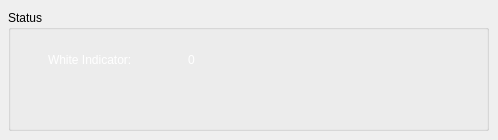
        <widget class="QWidget" name="Status">
         <widget class="QGroupBox" name="groupBox_status">
          <property name="geometry">
           <rect>
            <x>8</x>
            <y>10</y>
            <width>481</width>
            <height>121</height>
           </rect>
          </property>
          <property name="styleSheet">
           <string notr="true">#groupBox_camera{
	color: rgb(255, 255, 255);
 border: 2px solid white;
border-radius: 5px;
	
}</string>
          </property>
          <property name="title">
           <string>Status</string>
          </property>
          <widget class="QLabel" name="M_st_ups_label">
           <property name="geometry">
            <rect>
             <x>40</x>
             <y>130</y>
             <width>111</width>
             <height>31</height>
            </rect>
           </property>
           <property name="text">
            <string>UPS :     ON/OFF  </string>
           </property>
          </widget>
          <widget class="QLabel" name="label_10">
           <property name="geometry">
            <rect>
             <x>40</x>
             <y>40</y>
             <width>111</width>
             <height>20</height>
            </rect>
           </property>
           <property name="styleSheet">
            <string notr="true">color: rgb(255, 255, 255);</string>
           </property>
           <property name="text">
            <string>White Indicator:</string>
           </property>
          </widget>
          <widget class="QLabel" name="White_Indicator_Status_LB">
           <property name="geometry">
            <rect>
             <x>180</x>
             <y>40</y>
             <width>63</width>
             <height>20</height>
            </rect>
           </property>
           <property name="styleSheet">
            <string notr="true">color: rgb(255, 255, 255);</string>
           </property>
           <property name="text">
            <string>0</string>
           </property>
          </widget>
         </widget>
        </widget>
